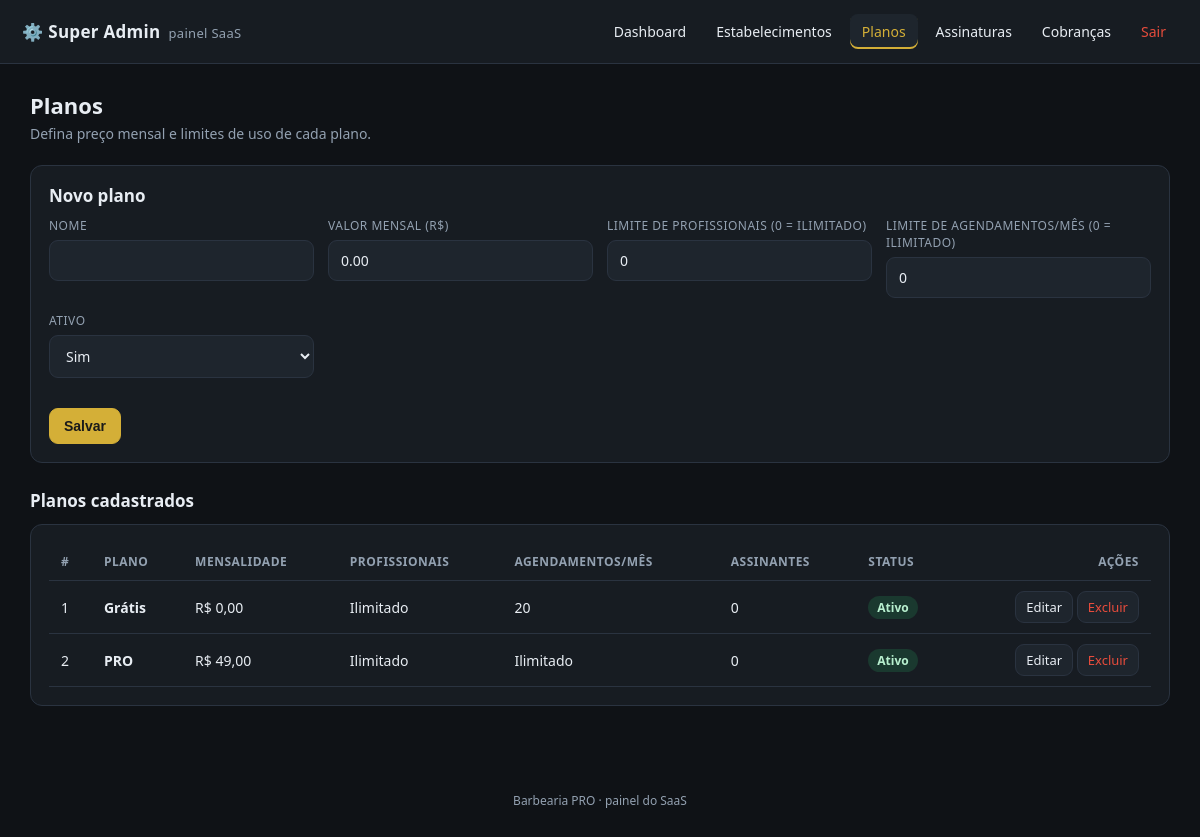
The page /superadmin/planos.php (signed in) on the database its author committed.
### tables this page shows
CREATE TABLE IF NOT EXISTS `saas_planos` (
  `id` int(11) NOT NULL AUTO_INCREMENT,
  `nome` varchar(60) NOT NULL,
  `valor` decimal(10,2) NOT NULL DEFAULT 0.00,
  `limite_profissionais` int(11) NOT NULL DEFAULT 0,
  `limite_agendamentos` int(11) NOT NULL DEFAULT 0,
  `ativo` varchar(5) NOT NULL DEFAULT 'Sim',
  PRIMARY KEY (`id`)
);

### superadmin/planos.php (the view, shortened to what this page needs)
<?php
require_once(__DIR__ . '/_auth.php');
$id = isset($_GET['id']) ? (int) $_GET['id'] : 0;
$plano = array('id' => '', 'nome' => '', 'valor' => '0.00', 'limite_profissionais' => '0', 'limite_agendamentos' => '0', 'ativo' => 'Sim');
$lista = $pdo->query("SELECT p.*, (SELECT COUNT(*) FROM tenants t WHERE t.plano_id = p.id) AS assinantes
    FROM saas_planos p ORDER BY p.valor ASC")->fetchAll(PDO::FETCH_ASSOC);
sa_topo('Planos');
?>
    <h1>Planos</h1>
    <p class="sub">Defina preço mensal e limites de uso de cada plano.</p>
    <div class="painel">
        <h2 style="margin-top:0"><?php echo $id > 0 ? 'Editar plano' : 'Novo plano'; ?></h2>
        <form method="post" action="plano-salvar.php" class="grid">
            <div class="campo">
                <label for="nome">Nome</label>
                <input type="text" id="nome" name="nome" required maxlength="60" value="<?php echo sa_e($plano['nome']); ?>">
            </div>
            <div class="campo">
                <label for="valor">Valor mensal (R$)</label>
                <input type="number" step="0.01" min="0" id="valor" name="valor" required value="<?php echo sa_e($plano['valor']); ?>">
            </div>
            <div class="campo">
                <label for="limite_profissionais">Limite de profissionais (0 = ilimitado)</label>
                <input type="number" min="0" id="limite_profissionais" name="limite_profissionais" value="<?php echo (int) $plano['limite_profissionais']; ?>">
            </div>
            <div class="campo">
                <label for="limite_agendamentos">Limite de agendamentos/mês (0 = ilimitado)</label>
                <input type="number" min="0" id="limite_agendamentos" name="limite_agendamentos" value="<?php echo (int) $plano['limite_agendamentos']; ?>">
            </div>
            <div class="campo">
                <label for="ativo">Ativo</label>
                <select id="ativo" name="ativo">
                    <option value="Sim" <?php echo $plano['ativo'] == 'Sim' ? 'selected' : ''; ?>>Sim</option>
                </select>
            </div>
            <div class="acoes-form" style="grid-column: 1 / -1;">
                <button type="submit" class="btn primario">Salvar</button>
            </div>
        </form>
    </div>
    <h2>Planos cadastrados</h2>
    <div class="painel">
        <?php if (count($lista) == 0) { ?>
            <p class="muted">Nenhum plano cadastrado.</p>
        <?php } else { ?>
            <table>
                <thead>
                    <tr><th>#</th><th>Plano</th><th>Mensalidade</th><th>Profissionais</th><th>Agendamentos/mês</th><th>Assinantes</th><th>Status</th><th class="dir">Ações</th></tr>
                </thead>
                <tbody>
                <?php foreach ($lista as $p) { ?>
                    <tr>
                        <td><?php echo (int) $p['id']; ?></td>
                        <td><strong><?php echo sa_e($p['nome']); ?></strong></td>
                        <td><?php echo sa_moeda($p['valor']); ?></td>
                        <td><?php echo (int) $p['limite_profissionais'] > 0 ? (int) $p['limite_profissionais'] : 'Ilimitado'; ?></td>
                        <td><?php echo (int) $p['limite_agendamentos'] > 0 ? (int) $p['limite_agendamentos'] : 'Ilimitado'; ?></td>
                        <td><?php echo (int) $p['assinantes']; ?></td>
                        <td><?php echo $p['ativo'] == 'Sim' ? '<span class="badge ok">Ativo</span>' : '<span class="badge">Inativo</span>'; ?></td>
                        <td class="dir agora">
                            <a class="btn pequeno" href="planos.php?id=<?php echo (int) $p['id']; ?>">Editar</a>
                            <a class="btn pequeno perigo" href="plano-excluir.php?id=<?php echo (int) $p['id']; ?>" onclick="return confirm('Excluir este plano?');">Excluir</a>
                        </td>
                    </tr>
                <?php } ?>
                </tbody>
            </table>
        <?php } ?>
    </div>
<?php
sa_rodape();

### superadmin/_auth.php (shortened to what this page needs)
<?php
function sa_logado()
{
    return !empty($_SESSION['superadmin_id']);
}
function sa_e($valor)
{
    return htmlspecialchars((string) $valor, ENT_QUOTES, 'UTF-8');
}
function sa_moeda($valor)
{
    return 'R$ ' . number_format((float) $valor, 2, ',', '.');
}
function sa_topo($titulo)
{
    echo '<!DOCTYPE html><html lang="pt-BR"><head><meta charset="utf-8">';
    echo '<link rel="stylesheet" href="css/superadmin.css"></head><body>';
    if (sa_logado()) {
        $atual = basename($_SERVER['SCRIPT_NAME']);
        $menu = array(
            'index.php'         => 'Dashboard',
            'tenants.php'       => 'Estabelecimentos',
            'planos.php'        => 'Planos',
            'assinaturas.php'   => 'Assinaturas',
            'asaas.php'         => 'Cobranças',
        );
        echo '<header class="topbar"><div class="brand">⚙️ <strong>Super Admin</strong><span class="muted">painel SaaS</span></div>';
        echo '<nav class="nav">';
        foreach ($menu as $arquivo => $rotulo) {
            $ativo = ($atual == $arquivo) ? ' class="ativo"' : '';
            echo '<a href="' . $arquivo . '"' . $ativo . '>' . $rotulo . '</a>';
        }
        echo '<a class="sair" href="logout.php">Sair</a></nav></header>';
    }
    echo '<main class="wrap">';
}
function sa_rodape()
{
    echo '</main><footer class="foot">Barbearia PRO · painel do SaaS</footer></body></html>';
}

### superadmin/css/superadmin.css (style rules this page uses)
:root { --bg: #0f1216; --panel: #171c22; --panel-2: #1e252d; --line: #2a3340; --text: #e8edf3; --muted: #93a1b1; --accent: #d4af37; --ok: #2ecc71; --warn: #f0ad4e; --danger: #e74c3c; --info: #4aa3df; }
* { box-sizing: border-box; }
body { margin: 0; background: var(--bg); color: var(--text); font-family: system-ui, -apple-system, "Segoe UI", Roboto, Arial, sans-serif; font-size: 15px; }
a { color: var(--accent); text-decoration: none; }
.topbar { display: flex; align-items: center; justify-content: space-between; gap: 16px; flex-wrap: wrap; padding: 14px 22px; background: var(--panel); border-bottom: 1px solid var(--line); }
.brand { font-size: 17px; letter-spacing: .3px; }
.brand .muted { color: var(--muted); font-size: 13px; margin-left: 8px; }
.nav { display: flex; gap: 6px; flex-wrap: wrap; align-items: center; }
.nav a { color: var(--text); padding: 8px 12px; border-radius: 8px; font-size: 14px; }
.nav a.ativo { background: var(--panel-2); color: var(--accent); box-shadow: inset 0 -2px 0 var(--accent); }
.nav a.sair { color: var(--danger); }
.wrap { max-width: 1180px; margin: 0 auto; padding: 26px 20px 60px; }
h1 { font-size: 22px; margin: 0 0 4px; }
h2 { font-size: 17px; margin: 26px 0 10px; }
.sub { color: var(--muted); margin: 0 0 22px; font-size: 14px; }
.painel { background: var(--panel); border: 1px solid var(--line); border-radius: 12px; padding: 18px; margin-top: 12px; overflow-x: auto; }
table { width: 100%; border-collapse: collapse; font-size: 14px; }
th, td { text-align: left; padding: 10px 12px; border-bottom: 1px solid var(--line); vertical-align: middle; }
th { color: var(--muted); font-size: 12px; text-transform: uppercase; letter-spacing: .5px; }
.badge { display: inline-block; padding: 3px 9px; border-radius: 999px; font-size: 12px; font-weight: 600; background: rgba(255,255,255,.08); }
.badge.ok { color: #b8f0cf; background: rgba(46, 204, 113, .16); }
.btn { display: inline-block; border: 1px solid var(--line); background: var(--panel-2); color: var(--text); padding: 9px 14px; border-radius: 9px; font-size: 14px; cursor: pointer; text-decoration: none; }
.btn.primario { background: var(--accent); color: #1a1a1a; border-color: var(--accent); font-weight: 700; }
.btn.perigo { color: var(--danger); }
.btn.pequeno { padding: 6px 10px; font-size: 13px; }
form.grid { display: grid; grid-template-columns: repeat(auto-fit, minmax(220px, 1fr)); gap: 14px; }
.campo { display: flex; flex-direction: column; gap: 6px; }
.campo label { font-size: 12px; color: var(--muted); text-transform: uppercase; letter-spacing: .5px; }
.campo input, .campo select, .campo textarea { background: var(--panel-2); border: 1px solid var(--line); color: var(--text); padding: 10px 12px; border-radius: 9px; font-size: 14px; font-family: inherit; }
.acoes-form { margin-top: 16px; display: flex; gap: 10px; align-items: center; }
.foot { text-align: center; color: var(--muted); font-size: 12px; padding: 26px 0 34px; }
.muted { color: var(--muted); }
.dir { text-align: right; }
.agora { white-space: nowrap; }

### rows shown on the page
saas_planos: valor "0.00", limite_profissionais "0", ativo "Sim", id "1", nome "Grátis", valor "R$ 0,00", shows "Ilimitado", limite_agendamentos "20", assinantes "0", shows "Ativo"
saas_planos: id "2", nome "PRO", valor "R$ 49,00", limite_profissionais "Ilimitado", limite_agendamentos "Ilimitado", assinantes "0", ativo "Ativo"

### other values the page prints
$rotulo "Dashboard"
$rotulo "Estabelecimentos"
$rotulo "Planos"
$rotulo "Assinaturas"
$rotulo "Cobranças"
